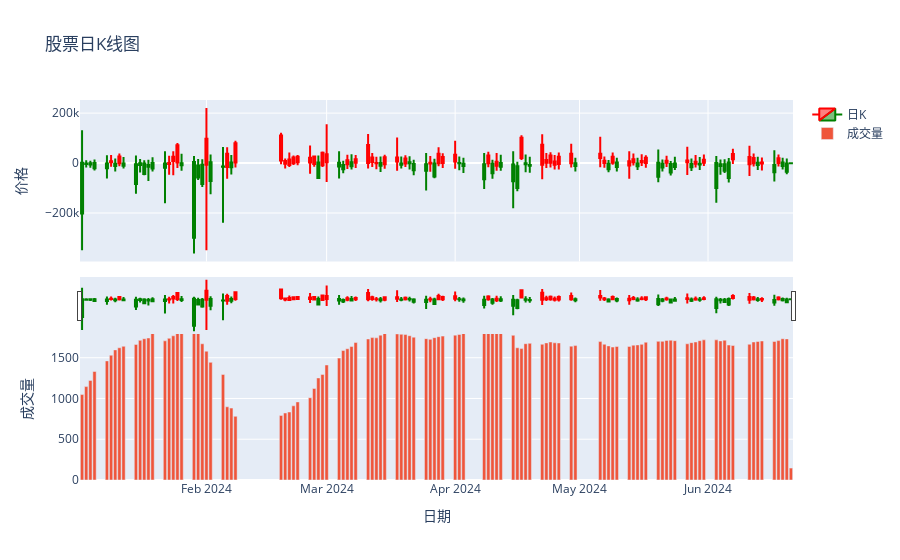

Write notebook code for a chart like this one.
### Code cell
strategy_file_path = f'{cur_dir}/strategy_benefits/2ad7e829421001100035.csv'
# plot_strategy_v2(strategy_file_path, stock_kline_date_dict)
plot_strategy(strategy_file_path, stock_kline_date_dict, mode='ALL')
